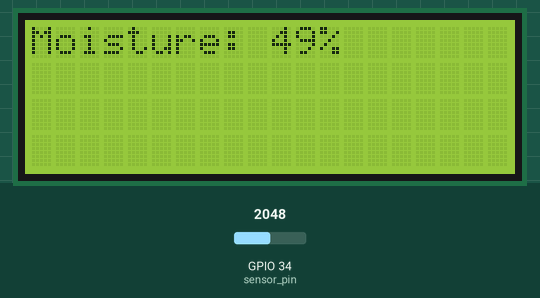
The sketch below on a simulated ESP32. Parts: 20×4 character LCD. The test bench sets the inputs (shaded band); at power-on: GPIO 34 (sensor_pin) = 2048. What the sketch prints to the serial monitor is not drawn.

Above: at 1.2 s.
1.3 s: GPIO 34 (sensor_pin) set to 2866
At 3.0 s:
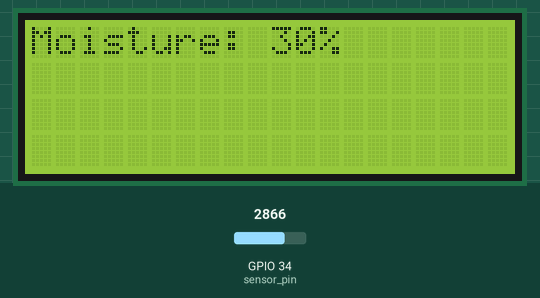
3.6 s: GPIO 34 (sensor_pin) set to 3603
At 4.5 s:
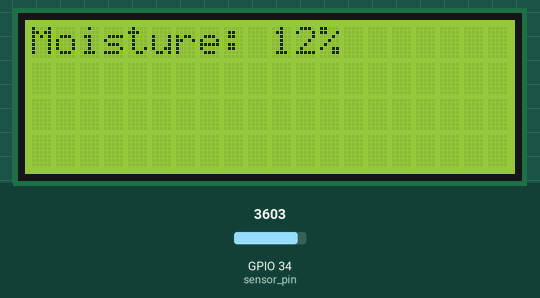
5.6 s: GPIO 34 (sensor_pin) set to 4095
At 7.1 s:
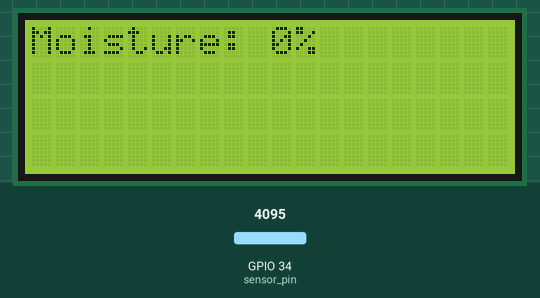
Timing chart, 0 to 8.6 s (numbered marks = the images above; inputs shaded):
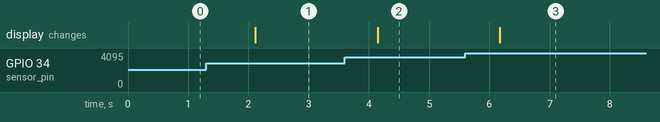

Measured:
- after the input at 1.3 s, the display: changes after 0.81 s (image 1)
- after the input at 3.6 s, the display: changes after 0.54 s (image 2)
- after the input at 5.6 s, the display: changes after 0.57 s (image 3)

The sketch:

Soil_And_LCD.ino
```cpp
/*
  ESP32 Soil Moisture Sensor + I2C LCD (20x4)
  Reads analog value and converts to percentage, shows on LCD
*/

#include <Wire.h>
#include <LiquidCrystal_I2C.h>

int moisture, sensor_analog;
const int sensor_pin = 34;  /* Soil moisture sensor analog output connected to GPIO34 */

LiquidCrystal_I2C lcd(0x27, 20, 4);  // Try 0x27 or 0x3F if not displaying

void setup(void) {
  Serial.begin(115200);               /* Set the baudrate to 115200 */
  analogSetAttenuation(ADC_11db);     /* Allows full 0–3.3V input range */

  Wire.begin(21, 22);                 // I2C pins for ESP32
  lcd.init();
  lcd.backlight();
  lcd.clear();
}

void loop(void) {
  sensor_analog = analogRead(sensor_pin);  /* Read analog value (0–4095) */

  // Convert to moisture percentage (100% = wet, 0% = dry)
  moisture = 100 - ((sensor_analog / 4095.0) * 100);

  // Serial output
  Serial.print("Moisture = ");
  Serial.print(moisture);
  Serial.println("%");

  // LCD output (percentage only)
  lcd.setCursor(0, 0);
  lcd.print("Moisture: ");
  lcd.print(moisture);
  lcd.print("%   ");

  delay(1000);  /* Wait for 1 second */
}
```
